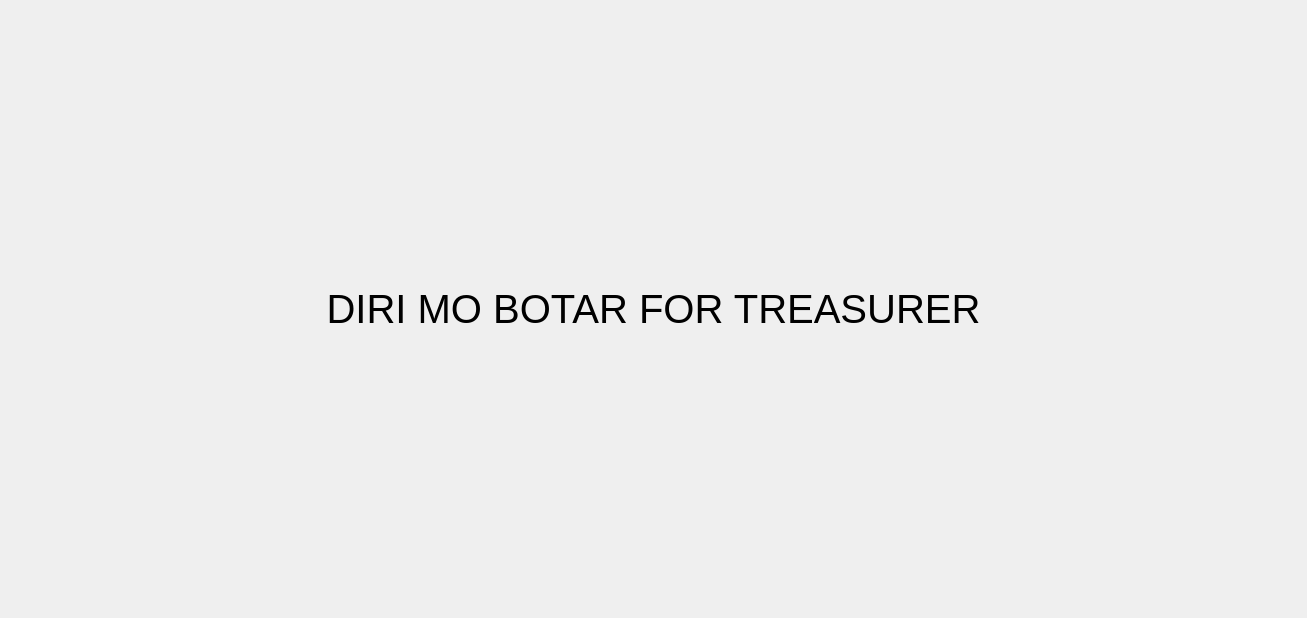
<?xml version="1.0" encoding="UTF-8"?>
<ui version="4.0">
 <class>Treasurer</class>
 <widget class="QMainWindow" name="Treasurer">
  <property name="geometry">
   <rect>
    <x>0</x>
    <y>0</y>
    <width>1307</width>
    <height>618</height>
   </rect>
  </property>
  <property name="windowTitle">
   <string>MainWindow</string>
  </property>
  <widget class="QWidget" name="centralwidget">
   <layout class="QGridLayout" name="gridLayout">
    <item row="0" column="0">
     <widget class="QLabel" name="label">
      <property name="styleSheet">
       <string notr="true">QLabel {
	font: 9pt &quot;Source Code Pro&quot;;
	font-size: 40px;
	color: black;

}</string>
      </property>
      <property name="text">
       <string>DIRI MO BOTAR FOR TREASURER</string>
      </property>
      <property name="alignment">
       <set>Qt::AlignmentFlag::AlignCenter</set>
      </property>
     </widget>
    </item>
   </layout>
  </widget>
 </widget>
 <resources/>
 <connections/>
</ui>
